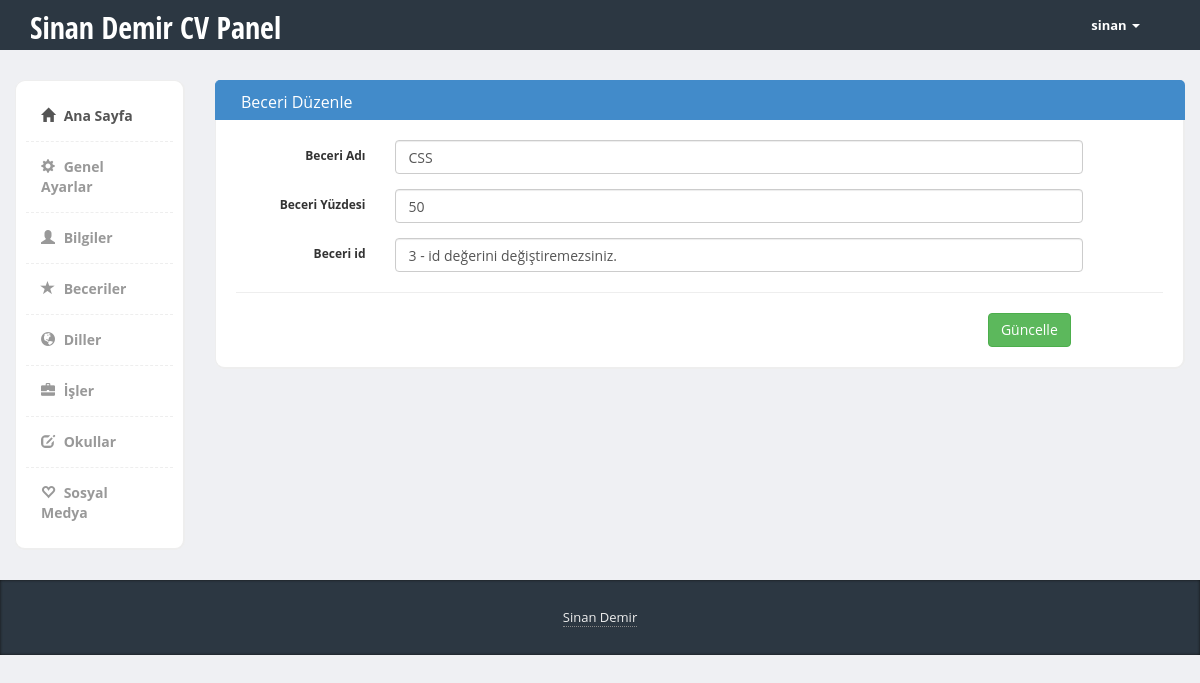
Screenshot of /admin/beceri-duzenle.php?beceriduzenleid=3 (signed in) with the database file from the repository.
### tables this page shows
CREATE TABLE `ayarlar` (
  `site_id` int(11) NOT NULL,
  `site_title` varchar(255) NOT NULL,
  `site_url` varchar(255) NOT NULL,
  `site_keyw` varchar(255) NOT NULL,
  `site_desc` varchar(255) NOT NULL,
  `site_footer` varchar(255) NOT NULL,
  `site_renk` varchar(255) NOT NULL
);

CREATE TABLE `becerilerim` (
  `beceri_id` int(11) NOT NULL,
  `beceri_ad` varchar(255) NOT NULL,
  `beceri_yuzde` varchar(255) NOT NULL
);

### config.php (called while the page is built, shortened)
<?php
try {
    $db = new PDO("mysql:host=localhost;dbname=cv;charset=utf8", "root","");
}catch (PDOException $a)
{
    echo 'Veritabanı bağlantısı kurulamadı'.$a->getMessage();
}
$ayarlar = $db->prepare("SELECT * FROM ayarlar");
$ayarlar->execute();
$ayarcek = $ayarlar->fetch(PDO::FETCH_OBJ);

### admin/beceri-duzenle.php (the view)
<?php include "header.php"; ?>
    <div class="page-content">
        <div class="row">
            <?php include "sidebar.php"; ?>
            <div class="col-md-10">
                <div class="row">
                    <div class="col-md-12 panel-primary">
                        <div class="content-box-header panel-heading">
                            <div class="panel-title ">Beceri Düzenle</div>
                        </div>
                        <div class="content-box-large box-with-header">
                            <?php
                            if(isset($_GET['beceriduzenleid'])){
                                $id = $_GET['beceriduzenleid'];
                                $beca = $db->prepare("SELECT * FROM becerilerim WHERE beceri_id=?");
                                $beca->execute(array($id));
                                $becacek = $beca->fetch(PDO::FETCH_OBJ);
                            }
                            ?>
                            <div class="tab-pane active" id="tab1">
                                <form class="form-horizontal" action="islem.php" method="post" role="form">
                                    <div class="form-group">
                                        <label for="inputEmail3" class="col-sm-2 control-label">Beceri Adı</label>
                                        <div class="col-sm-9">
                                            <input type="text" name="beceri_ad" class="form-control" value="<?php echo $becacek->beceri_ad; ?>">
                                        </div>
                                    </div>
                                    <div class="form-group">
                                        <label for="inputPassword3" class="col-sm-2 control-label">Beceri Yüzdesi</label>
                                        <div class="col-sm-9">
                                            <input type="text" name="beceri_yuzde" class="form-control" value="<?php echo $becacek->beceri_yuzde; ?>">
                                        </div>
                                    </div>
                                    <div class="form-group" >
                                        <label for="inputPassword3" class="col-sm-2 control-label">Beceri id</label>
                                        <div class="col-sm-9">
                                            <input type="text" name="beceri_id" class="form-control" value="<?php echo $becacek->beceri_id;?> - id değerini değiştiremezsiniz.">
                                        </div>
                                    </div>
                                    <hr>
                                    <div class="col-md-11">
                                        <button name="beceri-duzenle" class="btn btn-success pull-right">Güncelle</button>
                                    </div>
                                </form>
                            </div>
                            <br /><br />
                        </div>
                    </div>
                </div>
            </div>
        </div>
    </div>
<?php include"footer.php"; ?>

### admin/header.php (shortened to what this page needs)
<?php include '../config.php';
?>
<!DOCTYPE html>
<html>
<head>
    <link href="bootstrap/css/bootstrap.min.css" rel="stylesheet">
    <link href="css/styles.css" rel="stylesheet">
</head>
<body>
<div class="header">
    <div class="container">
        <div class="row">
            <div class="col-md-5">
                <div class="logo">
                    <h1 class="pull-left" ><a href="index.php"><?php echo $ayarcek->site_title; ?> Panel</a></h1>
                </div>
            </div>
            <div class="col-md-2 pull-right">
                <div class="navbar navbar-inverse" role="banner">
                    <nav class="collapse navbar-collapse bs-navbar-collapse navbar-right" role="navigation">
                        <ul class="nav navbar-nav">
                            <li class="dropdown">
                                <a href="#" class="dropdown-toggle" data-toggle="dropdown"><?php echo $_SESSION['admin_kadi']; ?> <b class="caret"></b></a>
                            </li>
                        </ul>
                    </nav>
                </div>
            </div>
        </div>
    </div>
</div>

### admin/css/styles.css (style rules this page uses)
body { font-family: 'Open Sans', sans-serif; background-color: #f7f7f7; position: relative; margin: 0px; font-size: 12px; padding: 0px; }
.page-content > .row { margin-left: 0px !important; margin-right: 0px !important; margin-top: 30px; }
.header { height:50px; background-color: #2c3742; }
.header .logo h1 { font-size:30px; margin:0px; padding:10px 0px; }
.header .logo h1 a { color:#fff; font-family: 'Open Sans Condensed', sans-serif; }
.header .navbar * { box-shadow:none !important; }
.header .navbar { background:none !important; border:0px !important; }
.header .navbar .nav > li > a { color:#fff !important; font-size:13px !important; border-bottom:0px !important; margin-top:0px !important; font-weight:bold; }
.header .navbar-collapse { border:0px !important; }
.header .navbar-nav .caret { border-top-color:#fff !important; border-bottom-color:#fff !important; }
.content-box, .content-box-large { margin-bottom:30px; background:#fff; border-radius:10px; padding:10px; border-left:1px solid #eee; border-top:1px solid #eee; border-right:2px solid #eee; border-bottom:2px solid #eee; }
.content-box-large { padding: 20px; }
.box-with-header { border-top: none; border-top-left-radius:0px; border-top-right-radius:0px; }
.content-box-header { min-height: 40px; font-size: 16px; background:#f5f5f5; border-top-left-radius:5px; border-top-right-radius:5px; padding:10px; border-left:1px solid #eee; border-top:1px solid #eee; border-right:2px solid #eee; }
.content-box-header:after { clear:both; }
body { background-color: #eff0f3; }
.panel-heading>.panel-title, .content-box-header .panel-title { float: left; padding: 10px 15px; padding-top: 0px; }

### rows the page displays
ayarlar: site_title "Sinan Demir CV"
becerilerim: beceri_ad "CSS", beceri_yuzde "50", beceri_id "3 - id değerini değiştiremezsiniz."

### other values shown
$_SESSION['admin_kadi'] "sinan"
